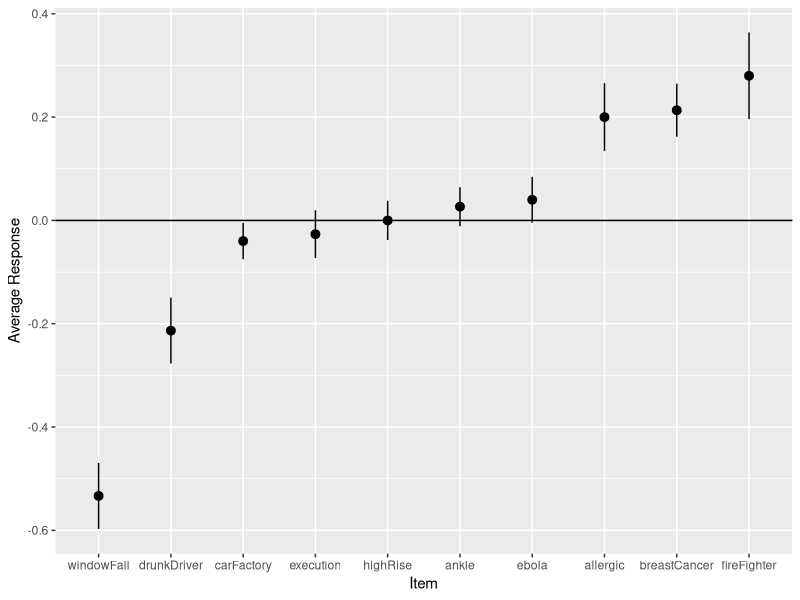

This figure's R source:
## ---- chunk 1
library(tidyverse)

stderror <- function(x) {
          sqrt(var(x[!is.na(x)]) / length(x[!is.na(x)]))
}

outLik <- read.csv("Data/wiw-outcome-likert-R.csv", skip = 0, header = T)

outLik <- outLik %>% filter(DistributionChannel!="preview")
# remove unused qualtrics variables
remove_cols <- c("RecipientLastdata",
                 "RecipientFirstdata",
                 "RecipientEmail",
                 "Finished",
                 # "ResponseId",
                 "ExternalReference",
                 "DistributionChannel",
                 "UserLanguage",
                 "Status")

outLik <- outLik[ , -which(colnames(outLik) %in% remove_cols)]
outLik <- outLik %>%
  filter(check5==5, check1==1) %>%
  gather(key=item, value = response, carFactory:fireFighter)



outLik <- outLik %>% mutate(response3=ifelse(response>3,1,ifelse(response < 3,-1, 0)))

outLik <- outLik %>% mutate(response3r = response3*-1)


## ---- chunk 2

outLik %>% 
  group_by(item) %>% 
  # filter(condition=="worse") %>%
  summarize(mean=mean(response3r), 
            ll = mean(response3r) - stderror(response3r), 
            ul = mean(response3r) + stderror(response3r)) %>% 
  ggplot(aes(x=reorder(item,mean), y=mean, ymin=ll, ymax=ul)) + 
  geom_pointrange() + 
  geom_hline(yintercept=0) +
  labs(x="Item", y="Average Response")

